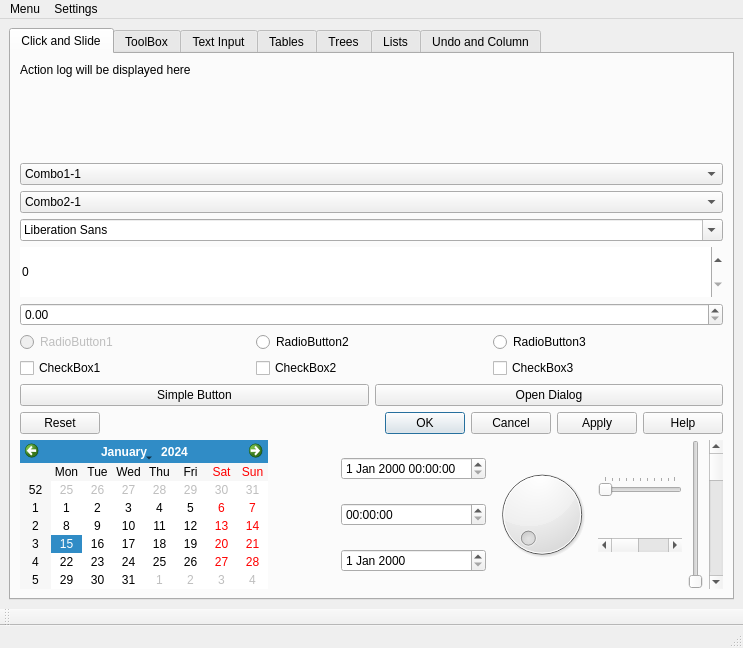
<?xml version="1.0" encoding="UTF-8"?>
<ui version="4.0">
 <class>MainWindow</class>
 <widget class="QMainWindow" name="MainWindow">
  <property name="geometry">
   <rect>
    <x>0</x>
    <y>0</y>
    <width>743</width>
    <height>648</height>
   </rect>
  </property>
  <property name="windowTitle">
   <string>MainWindow</string>
  </property>
  <widget class="QWidget" name="centralwidget">
   <property name="sizePolicy">
    <sizepolicy hsizetype="Maximum" vsizetype="Maximum">
     <horstretch>0</horstretch>
     <verstretch>0</verstretch>
    </sizepolicy>
   </property>
   <layout class="QHBoxLayout" name="horizontalLayout_15">
    <item>
     <widget class="QTabWidget" name="tabWidget">
      <property name="currentIndex">
       <number>0</number>
      </property>
      <widget class="QWidget" name="tab">
       <attribute name="title">
        <string>Click and Slide</string>
       </attribute>
       <layout class="QHBoxLayout" name="horizontalLayout_11">
        <item>
         <layout class="QVBoxLayout" name="verticalLayout_9">
          <item>
           <widget class="QLabel" name="label">
            <property name="text">
             <string>Action log will be displayed here</string>
            </property>
           </widget>
          </item>
          <item>
           <spacer name="verticalSpacer">
            <property name="orientation">
             <enum>Qt::Vertical</enum>
            </property>
            <property name="sizeHint" stdset="0">
             <size>
              <width>20</width>
              <height>40</height>
             </size>
            </property>
           </spacer>
          </item>
          <item>
           <layout class="QVBoxLayout" name="verticalLayout_8">
            <item>
             <layout class="QVBoxLayout" name="verticalLayout_6">
              <item>
               <layout class="QVBoxLayout" name="verticalLayout_4">
                <item>
                 <layout class="QHBoxLayout" name="horizontalLayout_2">
                  <item>
                   <layout class="QVBoxLayout" name="verticalLayout_2">
                    <item>
                     <widget class="QComboBox" name="comboBox">
                      <item>
                       <property name="text">
                        <string>Combo1-1</string>
                       </property>
                      </item>
                      <item>
                       <property name="text">
                        <string>Combo1-1</string>
                       </property>
                      </item>
                      <item>
                       <property name="text">
                        <string>Combo1-2</string>
                       </property>
                      </item>
                      <item>
                       <property name="text">
                        <string>Combo1-3</string>
                       </property>
                      </item>
                      <item>
                       <property name="text">
                        <string>Combo1-4</string>
                       </property>
                      </item>
                      <item>
                       <property name="text">
                        <string>Combo1-4</string>
                       </property>
                      </item>
                     </widget>
                    </item>
                    <item>
                     <widget class="QComboBox" name="comboBox_2">
                      <item>
                       <property name="text">
                        <string>Combo2-1</string>
                       </property>
                      </item>
                      <item>
                       <property name="text">
                        <string>Combo2-2</string>
                       </property>
                      </item>
                     </widget>
                    </item>
                   </layout>
                  </item>
                 </layout>
                </item>
                <item>
                 <widget class="QFontComboBox" name="fontComboBox"/>
                </item>
               </layout>
              </item>
              <item>
               <layout class="QVBoxLayout" name="verticalLayout_5">
                <item>
                 <widget class="QSpinBox" name="spinBox">
                  <property name="minimumSize">
                   <size>
                    <width>0</width>
                    <height>50</height>
                   </size>
                  </property>
                  <property name="frame">
                   <bool>false</bool>
                  </property>
                 </widget>
                </item>
                <item>
                 <widget class="QDoubleSpinBox" name="doubleSpinBox"/>
                </item>
               </layout>
              </item>
             </layout>
            </item>
            <item>
             <layout class="QVBoxLayout" name="verticalLayout_7">
              <item>
               <layout class="QHBoxLayout" name="horizontalLayout_3">
                <item>
                 <widget class="QRadioButton" name="radioButton_3">
                  <property name="enabled">
                   <bool>false</bool>
                  </property>
                  <property name="text">
                   <string>RadioButton1</string>
                  </property>
                 </widget>
                </item>
                <item>
                 <widget class="QRadioButton" name="radioButton">
                  <property name="text">
                   <string>RadioButton2</string>
                  </property>
                 </widget>
                </item>
                <item>
                 <widget class="QRadioButton" name="radioButton_2">
                  <property name="text">
                   <string>RadioButton3</string>
                  </property>
                 </widget>
                </item>
               </layout>
              </item>
              <item>
               <layout class="QHBoxLayout" name="horizontalLayout_4">
                <item>
                 <widget class="QCheckBox" name="checkBox">
                  <property name="text">
                   <string>CheckBox1</string>
                  </property>
                 </widget>
                </item>
                <item>
                 <widget class="QCheckBox" name="checkBox_2">
                  <property name="text">
                   <string>CheckBox2</string>
                  </property>
                 </widget>
                </item>
                <item>
                 <widget class="QCheckBox" name="checkBox_3">
                  <property name="text">
                   <string>CheckBox3</string>
                  </property>
                  <property name="checked">
                   <bool>false</bool>
                  </property>
                 </widget>
                </item>
               </layout>
              </item>
             </layout>
            </item>
            <item>
             <layout class="QVBoxLayout" name="verticalLayout_3">
              <item>
               <layout class="QHBoxLayout" name="horizontalLayout">
                <item>
                 <widget class="QPushButton" name="pushButton">
                  <property name="text">
                   <string>Simple Button</string>
                  </property>
                 </widget>
                </item>
                <item>
                 <widget class="QPushButton" name="pushButton_2">
                  <property name="text">
                   <string>Open Dialog</string>
                  </property>
                 </widget>
                </item>
               </layout>
              </item>
              <item>
               <widget class="QDialogButtonBox" name="buttonBox">
                <property name="standardButtons">
                 <set>QDialogButtonBox::Apply|QDialogButtonBox::Cancel|QDialogButtonBox::Help|QDialogButtonBox::Ok|QDialogButtonBox::Reset</set>
                </property>
               </widget>
              </item>
             </layout>
            </item>
           </layout>
          </item>
          <item>
           <layout class="QHBoxLayout" name="horizontalLayout_8">
            <item>
             <widget class="QCalendarWidget" name="calendarWidget"/>
            </item>
            <item>
             <spacer name="horizontalSpacer">
              <property name="orientation">
               <enum>Qt::Horizontal</enum>
              </property>
              <property name="sizeHint" stdset="0">
               <size>
                <width>40</width>
                <height>20</height>
               </size>
              </property>
             </spacer>
            </item>
            <item>
             <layout class="QVBoxLayout" name="verticalLayout_13">
              <item>
               <widget class="QDateTimeEdit" name="dateTimeEdit_2">
                <property name="readOnly">
                 <bool>false</bool>
                </property>
                <property name="buttonSymbols">
                 <enum>QAbstractSpinBox::UpDownArrows</enum>
                </property>
               </widget>
              </item>
              <item>
               <widget class="QTimeEdit" name="timeEdit_2"/>
              </item>
              <item>
               <widget class="QDateEdit" name="dateEdit_2"/>
              </item>
             </layout>
            </item>
            <item>
             <widget class="QDial" name="dial_2"/>
            </item>
            <item>
             <layout class="QHBoxLayout" name="horizontalLayout_9">
              <item>
               <layout class="QVBoxLayout" name="verticalLayout_14">
                <item>
                 <widget class="QSlider" name="horizontalSlider_2">
                  <property name="orientation">
                   <enum>Qt::Horizontal</enum>
                  </property>
                  <property name="tickPosition">
                   <enum>QSlider::TicksAbove</enum>
                  </property>
                 </widget>
                </item>
                <item>
                 <widget class="QScrollBar" name="horizontalScrollBar_2">
                  <property name="orientation">
                   <enum>Qt::Horizontal</enum>
                  </property>
                  <property name="invertedControls">
                   <bool>true</bool>
                  </property>
                 </widget>
                </item>
               </layout>
              </item>
              <item>
               <layout class="QHBoxLayout" name="horizontalLayout_10">
                <item>
                 <widget class="QSlider" name="verticalSlider_2">
                  <property name="orientation">
                   <enum>Qt::Vertical</enum>
                  </property>
                 </widget>
                </item>
                <item>
                 <widget class="QScrollBar" name="verticalScrollBar_2">
                  <property name="orientation">
                   <enum>Qt::Vertical</enum>
                  </property>
                 </widget>
                </item>
               </layout>
              </item>
             </layout>
            </item>
           </layout>
          </item>
         </layout>
        </item>
       </layout>
      </widget>
      <widget class="QWidget" name="tab_7">
       <attribute name="title">
        <string>ToolBox</string>
       </attribute>
       <layout class="QVBoxLayout" name="verticalLayout_11">
        <item>
         <widget class="QToolBox" name="toolBox">
          <property name="currentIndex">
           <number>0</number>
          </property>
          <widget class="QWidget" name="page_5">
           <property name="geometry">
            <rect>
             <x>0</x>
             <y>0</y>
             <width>703</width>
             <height>463</height>
            </rect>
           </property>
           <attribute name="label">
            <string>Page 1</string>
           </attribute>
           <layout class="QVBoxLayout" name="verticalLayout_19">
            <item>
             <widget class="QPushButton" name="pushButton_3">
              <property name="text">
               <string>PushButton</string>
              </property>
             </widget>
            </item>
           </layout>
          </widget>
          <widget class="QWidget" name="page_6">
           <property name="geometry">
            <rect>
             <x>0</x>
             <y>0</y>
             <width>115</width>
             <height>68</height>
            </rect>
           </property>
           <attribute name="label">
            <string>Page 2</string>
           </attribute>
           <layout class="QVBoxLayout" name="verticalLayout_20">
            <item>
             <widget class="QRadioButton" name="radioButton_4">
              <property name="text">
               <string>RadioButton</string>
              </property>
             </widget>
            </item>
            <item>
             <widget class="QRadioButton" name="radioButton_5">
              <property name="text">
               <string>RadioButton</string>
              </property>
             </widget>
            </item>
           </layout>
          </widget>
         </widget>
        </item>
       </layout>
      </widget>
      <widget class="QWidget" name="tab_2">
       <attribute name="title">
        <string>Text Input</string>
       </attribute>
       <layout class="QVBoxLayout" name="verticalLayout_10">
        <item>
         <layout class="QHBoxLayout" name="horizontalLayout_12">
          <item>
           <widget class="QLabel" name="label_5">
            <property name="text">
             <string>TextBrowser</string>
            </property>
           </widget>
          </item>
          <item>
           <spacer name="horizontalSpacer_4">
            <property name="orientation">
             <enum>Qt::Horizontal</enum>
            </property>
            <property name="sizeHint" stdset="0">
             <size>
              <width>40</width>
              <height>20</height>
             </size>
            </property>
           </spacer>
          </item>
          <item>
           <widget class="QTextBrowser" name="textBrowser">
            <property name="readOnly">
             <bool>true</bool>
            </property>
            <property name="html">
             <string>&lt;!DOCTYPE HTML PUBLIC &quot;-//W3C//DTD HTML 4.0//EN&quot; &quot;http://www.w3.org/TR/REC-html40/strict.dtd&quot;&gt;
&lt;html&gt;&lt;head&gt;&lt;meta name=&quot;qrichtext&quot; content=&quot;1&quot; /&gt;&lt;meta charset=&quot;utf-8&quot; /&gt;&lt;style type=&quot;text/css&quot;&gt;
p, li { white-space: pre-wrap; }
hr { height: 1px; border-width: 0; }
li.unchecked::marker { content: &quot;\2610&quot;; }
li.checked::marker { content: &quot;\2612&quot;; }
&lt;/style&gt;&lt;/head&gt;&lt;body style=&quot; font-family:'Roboto'; font-size:10pt; font-weight:400; font-style:normal;&quot;&gt;
&lt;p style=&quot;-qt-paragraph-type:empty; margin-top:0px; margin-bottom:0px; margin-left:0px; margin-right:0px; -qt-block-indent:0; text-indent:0px;&quot;&gt;&lt;br /&gt;&lt;/p&gt;&lt;/body&gt;&lt;/html&gt;</string>
            </property>
           </widget>
          </item>
         </layout>
        </item>
        <item>
         <layout class="QHBoxLayout" name="horizontalLayout_6">
          <item>
           <widget class="QLabel" name="label_3">
            <property name="text">
             <string>TextEdit</string>
            </property>
           </widget>
          </item>
          <item>
           <spacer name="horizontalSpacer_3">
            <property name="orientation">
             <enum>Qt::Horizontal</enum>
            </property>
            <property name="sizeHint" stdset="0">
             <size>
              <width>40</width>
              <height>20</height>
             </size>
            </property>
           </spacer>
          </item>
          <item>
           <widget class="QTextEdit" name="textEdit"/>
          </item>
         </layout>
        </item>
        <item>
         <layout class="QHBoxLayout" name="horizontalLayout_7">
          <item>
           <widget class="QLabel" name="label_4">
            <property name="text">
             <string>PlainTextEdit</string>
            </property>
           </widget>
          </item>
          <item>
           <spacer name="horizontalSpacer_2">
            <property name="orientation">
             <enum>Qt::Horizontal</enum>
            </property>
            <property name="sizeHint" stdset="0">
             <size>
              <width>40</width>
              <height>20</height>
             </size>
            </property>
           </spacer>
          </item>
          <item>
           <widget class="QPlainTextEdit" name="plainTextEdit"/>
          </item>
         </layout>
        </item>
        <item>
         <widget class="QScrollArea" name="scrollArea">
          <property name="widgetResizable">
           <bool>true</bool>
          </property>
          <widget class="QWidget" name="scrollAreaWidgetContents">
           <property name="geometry">
            <rect>
             <x>0</x>
             <y>0</y>
             <width>687</width>
             <height>74</height>
            </rect>
           </property>
           <layout class="QVBoxLayout" name="verticalLayout">
            <item>
             <layout class="QHBoxLayout" name="horizontalLayout_13">
              <item>
               <widget class="QLabel" name="label_6">
                <property name="text">
                 <string>KeySequence</string>
                </property>
               </widget>
              </item>
              <item>
               <spacer name="horizontalSpacer_5">
                <property name="orientation">
                 <enum>Qt::Horizontal</enum>
                </property>
                <property name="sizeHint" stdset="0">
                 <size>
                  <width>40</width>
                  <height>20</height>
                 </size>
                </property>
               </spacer>
              </item>
              <item>
               <widget class="QKeySequenceEdit" name="keySequenceEdit"/>
              </item>
             </layout>
            </item>
            <item>
             <layout class="QHBoxLayout" name="horizontalLayout_5">
              <item>
               <widget class="QLabel" name="label_2">
                <property name="text">
                 <string>LineEdit</string>
                </property>
               </widget>
              </item>
              <item>
               <spacer name="horizontalSpacer_6">
                <property name="orientation">
                 <enum>Qt::Horizontal</enum>
                </property>
                <property name="sizeHint" stdset="0">
                 <size>
                  <width>40</width>
                  <height>20</height>
                 </size>
                </property>
               </spacer>
              </item>
              <item>
               <widget class="QLineEdit" name="lineEdit"/>
              </item>
             </layout>
            </item>
           </layout>
          </widget>
         </widget>
        </item>
       </layout>
      </widget>
      <widget class="QWidget" name="tab_3">
       <attribute name="title">
        <string>Tables</string>
       </attribute>
       <layout class="QVBoxLayout" name="verticalLayout_12">
        <item>
         <widget class="QLabel" name="label_7">
          <property name="text">
           <string>TableView</string>
          </property>
         </widget>
        </item>
        <item>
         <widget class="QTableView" name="tableView"/>
        </item>
        <item>
         <widget class="QLabel" name="label_8">
          <property name="text">
           <string>TableWidget</string>
          </property>
         </widget>
        </item>
        <item>
         <widget class="QTableWidget" name="tableWidget"/>
        </item>
       </layout>
      </widget>
      <widget class="QWidget" name="tab_4">
       <attribute name="title">
        <string>Trees</string>
       </attribute>
       <layout class="QVBoxLayout" name="verticalLayout_15">
        <item>
         <widget class="QLabel" name="label_9">
          <property name="text">
           <string>TreeView</string>
          </property>
         </widget>
        </item>
        <item>
         <widget class="QTreeView" name="treeView"/>
        </item>
        <item>
         <widget class="QLabel" name="label_10">
          <property name="text">
           <string>TreeWidget</string>
          </property>
         </widget>
        </item>
        <item>
         <widget class="QTreeWidget" name="treeWidget">
          <column>
           <property name="text">
            <string notr="true">1</string>
           </property>
          </column>
         </widget>
        </item>
       </layout>
      </widget>
      <widget class="QWidget" name="tab_5">
       <attribute name="title">
        <string>Lists</string>
       </attribute>
       <layout class="QVBoxLayout" name="verticalLayout_16">
        <item>
         <widget class="QLabel" name="label_12">
          <property name="text">
           <string>ListView</string>
          </property>
         </widget>
        </item>
        <item>
         <widget class="QListView" name="listView"/>
        </item>
        <item>
         <widget class="QLabel" name="label_11">
          <property name="text">
           <string>ListWidget</string>
          </property>
         </widget>
        </item>
        <item>
         <widget class="QListWidget" name="listWidget"/>
        </item>
       </layout>
      </widget>
      <widget class="QWidget" name="tab_6">
       <attribute name="title">
        <string>Undo and Column</string>
       </attribute>
       <layout class="QVBoxLayout" name="verticalLayout_17">
        <item>
         <widget class="QLabel" name="undoAndColumnLabel">
          <property name="text">
           <string/>
          </property>
         </widget>
        </item>
        <item>
         <widget class="QPushButton" name="pushButton_4">
          <property name="text">
           <string>Reset label</string>
          </property>
         </widget>
        </item>
        <item>
         <widget class="QLabel" name="label_14">
          <property name="text">
           <string>UndoView</string>
          </property>
         </widget>
        </item>
        <item>
         <widget class="QUndoView" name="undoView"/>
        </item>
        <item>
         <widget class="QLabel" name="label_13">
          <property name="text">
           <string>ColumnView</string>
          </property>
         </widget>
        </item>
        <item>
         <widget class="QColumnView" name="columnView"/>
        </item>
       </layout>
      </widget>
     </widget>
    </item>
   </layout>
  </widget>
  <widget class="QStatusBar" name="statusBar"/>
  <widget class="QMenuBar" name="menuBar">
   <property name="geometry">
    <rect>
     <x>0</x>
     <y>0</y>
     <width>743</width>
     <height>21</height>
    </rect>
   </property>
   <property name="defaultUp">
    <bool>true</bool>
   </property>
   <property name="nativeMenuBar">
    <bool>false</bool>
   </property>
   <widget class="QMenu" name="menuMenu">
    <property name="title">
     <string>Menu</string>
    </property>
    <addaction name="actionQuit"/>
    <addaction name="actionTest_switch_for_tab_3"/>
   </widget>
   <widget class="QMenu" name="menuSettings">
    <property name="title">
     <string>Settings</string>
    </property>
   </widget>
   <addaction name="menuMenu"/>
   <addaction name="menuSettings"/>
  </widget>
  <widget class="QToolBar" name="toolBar">
   <property name="windowTitle">
    <string>toolBar</string>
   </property>
   <attribute name="toolBarArea">
    <enum>BottomToolBarArea</enum>
   </attribute>
   <attribute name="toolBarBreak">
    <bool>false</bool>
   </attribute>
  </widget>
  <action name="actionQuit">
   <property name="text">
    <string>Quit</string>
   </property>
  </action>
  <action name="actionTest_switch_for_tab_3">
   <property name="text">
    <string>Test switch for tab 3</string>
   </property>
  </action>
 </widget>
 <resources/>
 <connections/>
</ui>
